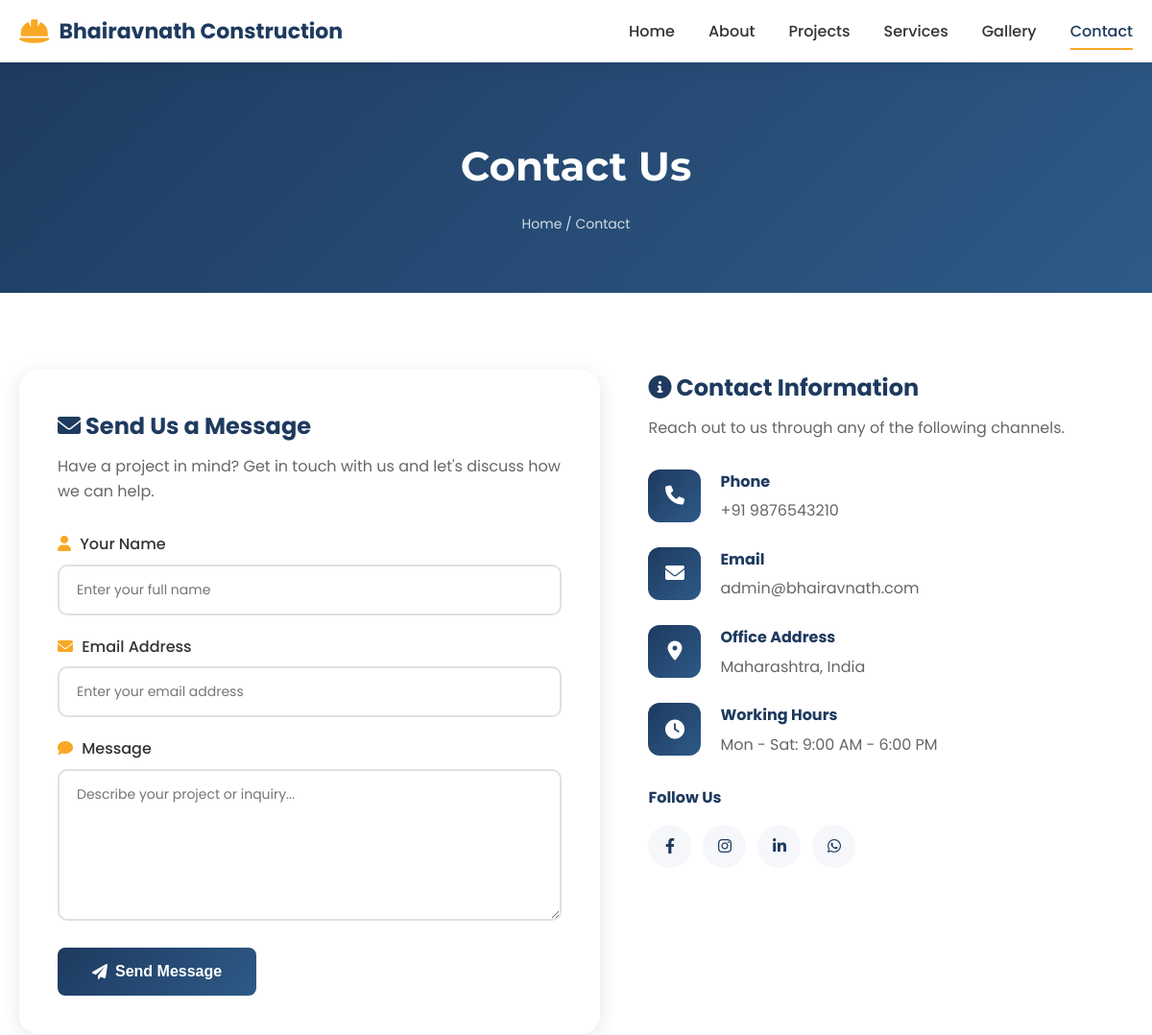
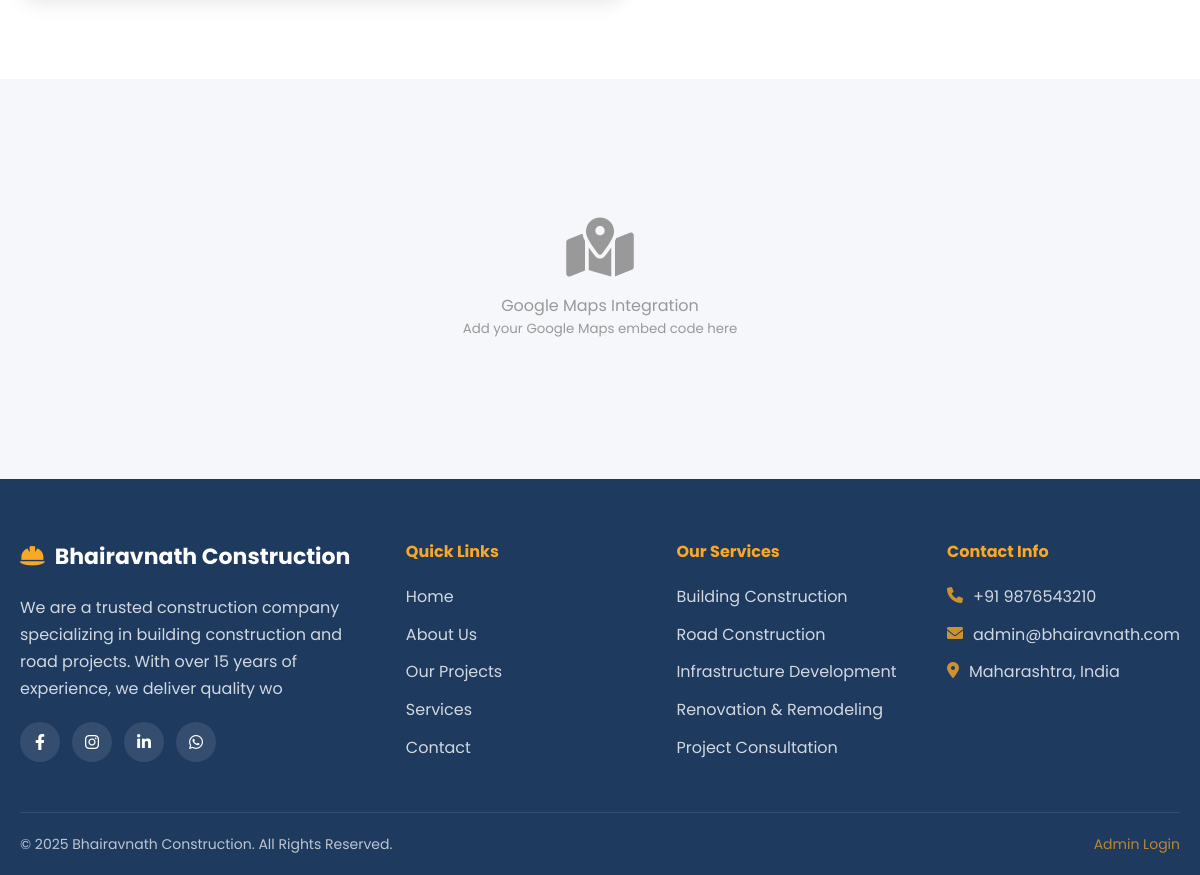
Page /contact.php (signed in) on the committed database (2 pictures, top to bottom).
### tables this page shows
CREATE TABLE IF NOT EXISTS services (
    id INT AUTO_INCREMENT PRIMARY KEY,
    name VARCHAR(255) NOT NULL,
    description TEXT,
    icon VARCHAR(100),
    image VARCHAR(255),
    is_active TINYINT(1) DEFAULT 1,
    created_at TIMESTAMP DEFAULT CURRENT_TIMESTAMP,
    updated_at TIMESTAMP DEFAULT CURRENT_TIMESTAMP ON UPDATE CURRENT_TIMESTAMP
);

### include/config.php (called while the page is built, shortened)
<?php
$is_replit = getenv('DATABASE_URL') !== false;
if ($is_replit) {
    $database_url = getenv('DATABASE_URL');
    $db_parts = parse_url($database_url);
    $db_host = $db_parts['host'];
    $db_port = $db_parts['port'] ?? 5432;
    $db_user = $db_parts['user'];
    $db_pass = $db_parts['pass'];
    $db_name = ltrim($db_parts['path'], '/');
    try {
        $pdo = new PDO(
            "pgsql:host=$db_host;port=$db_port;dbname=$db_name",
            $db_user,
            $db_pass,
            [PDO::ATTR_ERRMODE => PDO::ERRMODE_EXCEPTION]
        );
        $use_pdo = true;
        $con = null;
    } catch (PDOException $e) {
        $use_pdo = false;
        $con = null;
        $pdo = null;
    }
} else {
    $db_host = "localhost";
    $db_user = "root";
    $db_pass = "";
    $db_name = "bhairavnath_construction";
    $con = @mysqli_connect($db_host, $db_user, $db_pass, $db_name);
    $use_pdo = false;
    $pdo = null;
    if ($con) {
        mysqli_set_charset($con, "utf8mb4");
    }
}
function isLoggedIn() {
    return isset($_SESSION['admin_id']);
}
function db_query($query) {
    global $con, $pdo, $use_pdo;
    if ($use_pdo) {
        try {
            return $pdo->query($query);
        } catch (PDOException $e) {
            return false;
        }
    } elseif ($con) {
        return mysqli_query($con, $query);
    }
    return false;
}
function db_fetch($result) {
    global $use_pdo;
    if ($use_pdo) {
        return $result->fetch(PDO::FETCH_ASSOC);
    } else {
        return mysqli_fetch_assoc($result);
    }
}
function getAdmin() {
    if (isLoggedIn()) {
        $id = $_SESSION['admin_id'];
        $result = db_query("SELECT * FROM admin WHERE id = $id");
        return db_fetch($result);
    }
    return null;
}
?>

### contact.php (the view, shortened to what this page needs)
<?php include 'include/config.php';
$admin = getAdmin();
?>
<!DOCTYPE html>
<html lang="en">
<head>
    <link href="https://cdnjs.cloudflare.com/ajax/libs/font-awesome/6.0.0/css/all.min.css" rel="stylesheet">
    <link href="assets/css/style.css" rel="stylesheet">
</head>
<body>
    <?php include 'include/header.php'; ?>
    <section class="page-banner">
        <div class="container">
            <h1>Contact Us</h1>
            <nav class="breadcrumb">
                <a href="index.php">Home</a> / <span>Contact</span>
            </nav>
        </div>
    </section>
    <section class="section contact-section">
        <div class="container">
            <div class="contact-grid">
                <div class="contact-form-container">
                    <h2><i class="fas fa-envelope"></i> Send Us a Message</h2>
                    <p>Have a project in mind? Get in touch with us and let's discuss how we can help.</p>
                    <form method="POST" class="contact-form">
                        <div class="form-group">
                            <label><i class="fas fa-user"></i> Your Name</label>
                            <input type="text" name="name" class="form-control" required
                                   placeholder="Enter your full name"
                                   value="<?php echo isset($_POST['name']) ? htmlspecialchars($_POST['name']) : ''; ?>">
                        </div>
                        <div class="form-group">
                            <label><i class="fas fa-envelope"></i> Email Address</label>
                            <input type="email" name="email" class="form-control" required
                                   placeholder="Enter your email address"
                                   value="<?php echo isset($_POST['email']) ? htmlspecialchars($_POST['email']) : ''; ?>">
                        </div>
                        <div class="form-group">
                            <label><i class="fas fa-comment"></i> Message</label>
                            <textarea name="message" class="form-control" rows="6" required
                                      placeholder="Describe your project or inquiry..."><?php echo isset($_POST['message']) ? htmlspecialchars($_POST['message']) : ''; ?></textarea>
                        </div>
                        <button type="submit" class="btn btn-primary btn-large">
                            <i class="fas fa-paper-plane"></i> Send Message
                        </button>
                    </form>
                </div>
                <div class="contact-info-container">
                    <h2><i class="fas fa-info-circle"></i> Contact Information</h2>
                    <p>Reach out to us through any of the following channels.</p>
                    <div class="contact-info-list">
                        <div class="contact-info-item">
                            <div class="contact-icon">
                                <i class="fas fa-phone"></i>
                            </div>
                            <div class="contact-details">
                                <h4>Phone</h4>
                                <p><?php echo $admin['phone'] ?? '+91 9876543210'; ?></p>
                            </div>
                        </div>
                        <div class="contact-info-item">
                            <div class="contact-icon">
                                <i class="fas fa-envelope"></i>
                            </div>
                            <div class="contact-details">
                                <h4>Email</h4>
                                <p><?php echo $admin['email'] ?? 'info@bhairavnath.com'; ?></p>
                            </div>
                        </div>
                        <div class="contact-info-item">
                            <div class="contact-icon">
                                <i class="fas fa-map-marker-alt"></i>
                            </div>
                            <div class="contact-details">
                                <h4>Office Address</h4>
                                <p><?php echo $admin['address'] ?? 'Maharashtra, India'; ?></p>
                            </div>
                        </div>
                        <div class="contact-info-item">
                            <div class="contact-icon">
                                <i class="fas fa-clock"></i>
                            </div>
                            <div class="contact-details">
                                <h4>Working Hours</h4>
                                <p>Mon - Sat: 9:00 AM - 6:00 PM</p>
                            </div>
                        </div>
                    </div>
                    <div class="social-links-contact">
                        <h4>Follow Us</h4>
                        <div class="social-icons">
                            <a href="#"><i class="fab fa-facebook-f"></i></a>
                            <a href="#"><i class="fab fa-instagram"></i></a>
                            <a href="#"><i class="fab fa-linkedin-in"></i></a>
                            <a href="#"><i class="fab fa-whatsapp"></i></a>
                        </div>
                    </div>
                </div>
            </div>
        </div>
    </section>
    <section class="map-section">
        <div class="map-placeholder">
            <i class="fas fa-map-marked-alt"></i>
            <p>Google Maps Integration</p>
            <small>Add your Google Maps embed code here</small>
        </div>
    </section>
    <?php include 'include/footer.php'; ?>
</body>
</html>

### include/footer.php
<?php $admin = getAdmin(); ?>
<footer class="main-footer">
    <div class="container">
        <div class="footer-grid">
            <div class="footer-col">
                <h3><i class="fas fa-hard-hat"></i> <?php echo SITE_NAME; ?></h3>
                <p><?php echo substr($admin['about'] ?? 'Building quality construction projects with trust and transparency.', 0, 150); ?></p>
                <div class="social-links">
                    <a href="#"><i class="fab fa-facebook-f"></i></a>
                    <a href="#"><i class="fab fa-instagram"></i></a>
                    <a href="#"><i class="fab fa-linkedin-in"></i></a>
                    <a href="#"><i class="fab fa-whatsapp"></i></a>
                </div>
            </div>
            <div class="footer-col">
                <h4>Quick Links</h4>
                <ul>
                    <li><a href="index.php">Home</a></li>
                    <li><a href="about.php">About Us</a></li>
                    <li><a href="projects.php">Our Projects</a></li>
                    <li><a href="services.php">Services</a></li>
                    <li><a href="contact.php">Contact</a></li>
                </ul>
            </div>
            <div class="footer-col">
                <h4>Our Services</h4>
                <ul>
                    <?php
                    $services = db_query("SELECT name FROM services WHERE is_active = 1 LIMIT 5");
                    while ($s = db_fetch($services)):
                    ?>
                    <li><a href="services.php"><?php echo $s['name']; ?></a></li>
                    <?php endwhile; ?>
                </ul>
            </div>
            <div class="footer-col">
                <h4>Contact Info</h4>
                <ul class="contact-info">
                    <li><i class="fas fa-phone"></i> <?php echo $admin['phone'] ?? '+91 9876543210'; ?></li>
                    <li><i class="fas fa-envelope"></i> <?php echo $admin['email'] ?? 'info@bhairavnath.com'; ?></li>
                    <li><i class="fas fa-map-marker-alt"></i> <?php echo $admin['address'] ?? 'Maharashtra, India'; ?></li>
                </ul>
            </div>
        </div>
        <div class="footer-bottom">
            <p>&copy; <?php echo date('Y'); ?> <?php echo SITE_NAME; ?>. All Rights Reserved.</p>
            <p><a href="admin/login.php">Admin Login</a></p>
        </div>
    </div>
</footer>

### rows in the picture
services: name "Building Construction"
services: name "Road Construction"
services: name "Infrastructure Development"
services: name "Renovation & Remodeling"
services: name "Project Consultation"

### other values in the picture
SITE_NAME "Bhairavnath Construction"
$admin['phone'] "+91 9876543210"
$admin['email'] "admin@bhairavnath.com"
$admin['address'] "Maharashtra, India"
